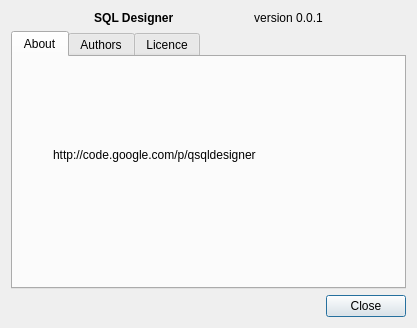
<?xml version="1.0" encoding="UTF-8"?>
<ui version="4.0">
 <class>AboutDialog</class>
 <widget class="QDialog" name="AboutDialog">
  <property name="windowModality">
   <enum>Qt::ApplicationModal</enum>
  </property>
  <property name="geometry">
   <rect>
    <x>0</x>
    <y>0</y>
    <width>417</width>
    <height>328</height>
   </rect>
  </property>
  <property name="windowTitle">
   <string>About SQL Designer</string>
  </property>
  <layout class="QGridLayout" name="gridLayout">
   <item row="0" column="0">
    <layout class="QVBoxLayout" name="verticalLayout">
     <item>
      <widget class="QLabel" name="lblProgramName">
       <property name="text">
        <string>&lt;!DOCTYPE HTML PUBLIC &quot;-//W3C//DTD HTML 4.0//EN&quot; &quot;http://www.w3.org/TR/REC-html40/strict.dtd&quot;&gt;
&lt;html&gt;&lt;head&gt;&lt;meta name=&quot;qrichtext&quot; content=&quot;1&quot; /&gt;&lt;style type=&quot;text/css&quot;&gt;
p, li { white-space: pre-wrap; }
&lt;/style&gt;&lt;/head&gt;&lt;body style=&quot; font-family:'Ubuntu'; font-size:9pt; font-weight:400; font-style:normal;&quot;&gt;
&lt;p align=&quot;center&quot; style=&quot; margin-top:0px; margin-bottom:0px; margin-left:0px; margin-right:0px; -qt-block-indent:0; text-indent:0px;&quot;&gt;&lt;span style=&quot; font-weight:600;&quot;&gt;SQL Designer 	&lt;/span&gt;version 0.0.1&lt;/p&gt;&lt;/body&gt;&lt;/html&gt;</string>
       </property>
       <property name="textFormat">
        <enum>Qt::RichText</enum>
       </property>
      </widget>
     </item>
     <item>
      <widget class="QTabWidget" name="tabWidget">
       <property name="currentIndex">
        <number>0</number>
       </property>
       <widget class="QWidget" name="tabAbout">
        <attribute name="title">
         <string>About</string>
        </attribute>
        <widget class="QLabel" name="label">
         <property name="geometry">
          <rect>
           <x>40</x>
           <y>90</y>
           <width>251</width>
           <height>16</height>
          </rect>
         </property>
         <property name="text">
          <string>http://code.google.com/p/qsqldesigner</string>
         </property>
        </widget>
       </widget>
       <widget class="QWidget" name="tabAuthors">
        <attribute name="title">
         <string>Authors</string>
        </attribute>
        <layout class="QGridLayout" name="gridLayout_2">
         <item row="0" column="0">
          <widget class="QTextBrowser" name="txtAuthors">
           <property name="documentTitle">
            <string>Authors</string>
           </property>
           <property name="html">
            <string>&lt;!DOCTYPE HTML PUBLIC &quot;-//W3C//DTD HTML 4.0//EN&quot; &quot;http://www.w3.org/TR/REC-html40/strict.dtd&quot;&gt;
&lt;html&gt;&lt;head&gt;&lt;meta name=&quot;qrichtext&quot; content=&quot;1&quot; /&gt;&lt;title&gt;Authors&lt;/title&gt;&lt;style type=&quot;text/css&quot;&gt;
p, li { white-space: pre-wrap; }
&lt;/style&gt;&lt;/head&gt;&lt;body style=&quot; font-family:'Ubuntu'; font-size:9pt; font-weight:400; font-style:normal;&quot;&gt;
&lt;p style=&quot; margin-top:0px; margin-bottom:0px; margin-left:0px; margin-right:0px; -qt-block-indent:0; text-indent:0px;&quot;&gt;&lt;span style=&quot; font-weight:600;&quot;&gt;Developers&lt;/span&gt;&lt;/p&gt;
&lt;p style=&quot;-qt-paragraph-type:empty; margin-top:0px; margin-bottom:0px; margin-left:0px; margin-right:0px; -qt-block-indent:0; text-indent:0px; font-weight:600;&quot;&gt;&lt;/p&gt;
&lt;p style=&quot; margin-top:0px; margin-bottom:0px; margin-left:0px; margin-right:0px; -qt-block-indent:0; text-indent:0px;&quot;&gt;Pavel Andreev&lt;/p&gt;
&lt;p style=&quot; margin-top:0px; margin-bottom:0px; margin-left:0px; margin-right:0px; -qt-block-indent:0; text-indent:0px;&quot;&gt;e-mail: &lt;a href=&quot;mailto:apavelm@gmail.com&quot;&gt;&lt;span style=&quot; text-decoration: underline; color:#0057ae;&quot;&gt;apavelm@gmail.com&lt;/span&gt;&lt;/a&gt;&lt;/p&gt;&lt;/body&gt;&lt;/html&gt;</string>
           </property>
          </widget>
         </item>
        </layout>
       </widget>
       <widget class="QWidget" name="tabLicence">
        <attribute name="title">
         <string>Licence</string>
        </attribute>
        <layout class="QGridLayout" name="gridLayout_3">
         <item row="0" column="0">
          <widget class="QTextBrowser" name="txtLicence">
           <property name="horizontalScrollBarPolicy">
            <enum>Qt::ScrollBarAlwaysOff</enum>
           </property>
           <property name="documentTitle">
            <string>Licence</string>
           </property>
           <property name="html">
            <string>&lt;!DOCTYPE HTML PUBLIC &quot;-//W3C//DTD HTML 4.0//EN&quot; &quot;http://www.w3.org/TR/REC-html40/strict.dtd&quot;&gt;
&lt;html&gt;&lt;head&gt;&lt;meta name=&quot;qrichtext&quot; content=&quot;1&quot; /&gt;&lt;title&gt;Licence&lt;/title&gt;&lt;style type=&quot;text/css&quot;&gt;
p, li { white-space: pre-wrap; }
&lt;/style&gt;&lt;/head&gt;&lt;body style=&quot; font-family:'Ubuntu'; font-size:9pt; font-weight:400; font-style:normal;&quot;&gt;
&lt;p style=&quot; margin-top:0px; margin-bottom:0px; margin-left:0px; margin-right:0px; -qt-block-indent:0; text-indent:0px;&quot;&gt;&lt;span style=&quot; font-family:'Courier New,courier'; color:#000000;&quot;&gt;Copyright (C) 2010 by Pavel Andreev &lt;/span&gt;&lt;/p&gt;
&lt;p style=&quot; margin-top:0px; margin-bottom:0px; margin-left:0px; margin-right:0px; -qt-block-indent:0; text-indent:0px;&quot;&gt;&lt;span style=&quot; font-family:'Courier New,courier'; color:#000000;&quot;&gt;E-Mail: apavelm@gmail.com&lt;/span&gt;&lt;/p&gt;
&lt;p style=&quot;-qt-paragraph-type:empty; margin-top:0px; margin-bottom:0px; margin-left:0px; margin-right:0px; -qt-block-indent:0; text-indent:0px; font-family:'Courier New,courier'; color:#000000;&quot;&gt;&lt;/p&gt;
&lt;p style=&quot; margin-top:0px; margin-bottom:0px; margin-left:0px; margin-right:0px; -qt-block-indent:0; text-indent:0px;&quot;&gt;&lt;span style=&quot; font-family:'Courier New,courier'; color:#000000;&quot;&gt;This program is free software; you can redistribute it and/or modify it under the terms of the GNU General Public License as published by the Free Software Foundation; either version 3 of the License, or (at your option) any later version.&lt;/span&gt;&lt;/p&gt;
&lt;p style=&quot;-qt-paragraph-type:empty; margin-top:0px; margin-bottom:0px; margin-left:0px; margin-right:0px; -qt-block-indent:0; text-indent:0px; font-family:'Courier New,courier'; color:#000000;&quot;&gt;&lt;/p&gt;
&lt;p style=&quot; margin-top:0px; margin-bottom:0px; margin-left:0px; margin-right:0px; -qt-block-indent:0; text-indent:0px;&quot;&gt;&lt;span style=&quot; font-family:'Courier New,courier'; color:#000000;&quot;&gt;This program is distributed in the hope that it will be useful, but WITHOUT ANY WARRANTY; without even the implied warranty of MERCHANTABILITY or FITNESS FOR A PARTICULAR PURPOSE.  See the GNU General Public License for more details.&lt;/span&gt;&lt;/p&gt;
&lt;p style=&quot;-qt-paragraph-type:empty; margin-top:0px; margin-bottom:0px; margin-left:0px; margin-right:0px; -qt-block-indent:0; text-indent:0px; font-family:'Courier New,courier'; color:#000000;&quot;&gt;&lt;/p&gt;
&lt;p style=&quot; margin-top:0px; margin-bottom:0px; margin-left:0px; margin-right:0px; -qt-block-indent:0; text-indent:0px;&quot;&gt;&lt;span style=&quot; font-family:'Courier New,courier'; color:#000000;&quot;&gt;You should have received a copy of the GNU General Public License along with this program; if not, you can read it here &amp;lt;&lt;/span&gt;&lt;a href=&quot;http://www.gnu.org/licenses/&quot;&gt;&lt;span style=&quot; text-decoration: underline; color:#0057ae;&quot;&gt;http://www.gnu.org/licenses&lt;/span&gt;&lt;/a&gt;&lt;span style=&quot; font-family:'Courier New,courier'; color:#000000;&quot;&gt;/&amp;gt;, or write to the Free Software Foundation, Inc., 59 Temple Place - Suite 330, Boston, MA  02111-1307, USA.&lt;/span&gt;&lt;/p&gt;&lt;/body&gt;&lt;/html&gt;</string>
           </property>
          </widget>
         </item>
        </layout>
       </widget>
      </widget>
     </item>
     <item>
      <widget class="QDialogButtonBox" name="buttonBox">
       <property name="orientation">
        <enum>Qt::Horizontal</enum>
       </property>
       <property name="standardButtons">
        <set>QDialogButtonBox::Close</set>
       </property>
      </widget>
     </item>
    </layout>
   </item>
  </layout>
 </widget>
 <resources/>
 <connections>
  <connection>
   <sender>buttonBox</sender>
   <signal>accepted()</signal>
   <receiver>AboutDialog</receiver>
   <slot>accept()</slot>
   <hints>
    <hint type="sourcelabel">
     <x>248</x>
     <y>254</y>
    </hint>
    <hint type="destinationlabel">
     <x>157</x>
     <y>274</y>
    </hint>
   </hints>
  </connection>
  <connection>
   <sender>buttonBox</sender>
   <signal>rejected()</signal>
   <receiver>AboutDialog</receiver>
   <slot>reject()</slot>
   <hints>
    <hint type="sourcelabel">
     <x>316</x>
     <y>260</y>
    </hint>
    <hint type="destinationlabel">
     <x>286</x>
     <y>274</y>
    </hint>
   </hints>
  </connection>
 </connections>
</ui>
